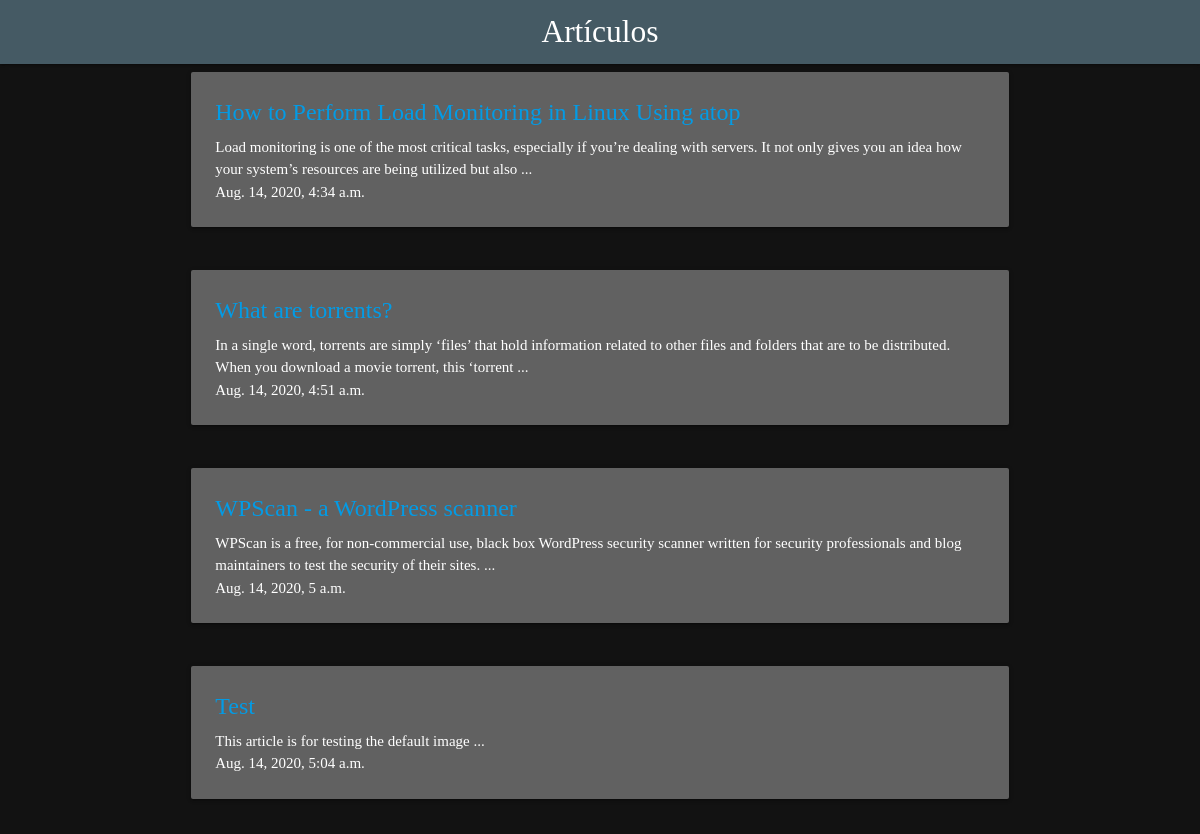
The app's page /articles/ with its own data.
### articles/models.py (models this page shows, shortened)
class Articles(models.Model):
    title = models.CharField(max_length=100)
    content = models.TextField(max_length=1000)
    slug = models.SlugField(max_length=40)
    date = models.DateTimeField(auto_now_add=True)
    thumbnail = models.ImageField(default='article-logo.jpg', blank=True)
    def snippet(self):
        return self.content[:180] + ' ... '

### articles/views.py (the view)
def articles_list(request):
    listofarticles = Articles.objects.all().order_by('date')
    return render(request, 'articles/articles_list.html', { 'articles':listofarticles })

### articles/templates/articles/articles_list.html
{% extends 'base_layout.html' %}
{% block content %}
  {% for article in articles %}
  <div class="container row">
    <div class="col s12 m6 l12">
      <div class="card grey darken-2">
        <div class="card-content white-text">
          <a href="{% url 'articles:detail' slug=article.slug %}" class="card-title">{{ article.title }}</a>
          <p>{{ article.snippet }}</p>
          <p>{{ article.date }}</p>
        </div>
      </div>
    </div>
  </div>
  {% endfor %}
{% endblock %}

### templates/base_layout.html (shortened to what this page needs)
{% load static %}
<!DOCTYPE html>
<html lang="en" dir="ltr">
  <head>
    <link rel="stylesheet" href="https://cdnjs.cloudflare.com/ajax/libs/materialize/1.0.0/css/materialize.min.css">
    <link rel="stylesheet" href="{% static 'styles.css' %}">
  </head>
  <body>
    <nav class="blue-grey darken-2">
      <div class="nav-wrapper">
        <a href="{% url 'articles:list' %}" class="brand-logo center">Artículos</a>
      </div>
    </nav>
    {% block content %}
    {% endblock %}
  </body>
</html>

### assets/styles.css (style rules this page uses)
body { font-family: Ubuntu; background-color: #121212; }

### records on screen
Articles: title "How to Perform Load Monitoring in Linux Using atop", snippet "Load monitoring is one of the most critical tasks, especially if you’re dealing with servers. It not only gives you an idea how your system’s resources are being utilized but also ...", date "Aug. 14, 2020, 4:34 a.m."
Articles: title "What are torrents?", snippet "In a single word, torrents are simply ‘files’ that hold information related to other files and folders that are to be distributed. When you download a movie torrent, this ‘torrent ...", date "Aug. 14, 2020, 4:51 a.m."
Articles: title "WPScan - a WordPress scanner", snippet "WPScan is a free, for non-commercial use, black box WordPress security scanner written for security professionals and blog maintainers to test the security of their sites. ...", date "Aug. 14, 2020, 5 a.m."
Articles: title "Test", snippet "This article is for testing the default image ...", date "Aug. 14, 2020, 5:04 a.m."
